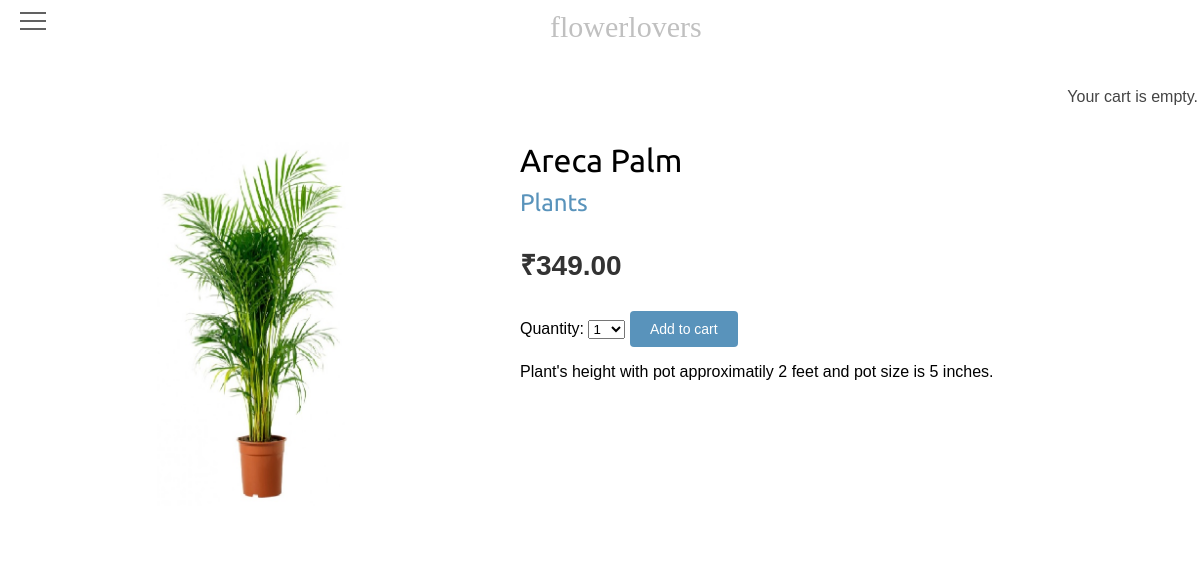
Screenshot of /4/areca-palm/ with the database file from the repository.
### shop/models.py (models this page shows, shortened)
class Product(models.Model):
    category = models.ForeignKey(Category,related_name='products',on_delete=models.CASCADE)
    name = models.CharField(max_length=200)
    slug = models.SlugField(max_length=200)
    image = models.ImageField(upload_to='products/%Y/%m/%d',blank=True)
    description = models.TextField(blank=True)
    price = models.DecimalField(max_digits=10,decimal_places=2)
    available = models.BooleanField(default=True)
    created = models.DateTimeField(auto_now_add=True)
    updated = models.DateTimeField(auto_now=True)
    class Meta:
        ordering = ['name']
        indexes = [
            models.Index(fields=['id', 'slug']),
            models.Index(fields=['name']),
            models.Index(fields=['-created']),
        ]

class Category(models.Model):
    name = models.CharField(max_length=200)
    slug = models.SlugField(max_length=200,unique=True)
    class Meta:
         ordering = ['name']
         indexes = [models.Index(fields=['name']),]
         verbose_name = 'category'
         verbose_name_plural = 'categories'
    def __str__(self):
        return self.name
    def get_absolute_url(self):
        return reverse('shop:product_list_by_category',
                       args=[self.slug])

### shop/views.py (the view)
# urls.py: path('<int:id>/<slug:slug>/', views.product_detail,
def product_detail(request, id, slug):
    product = get_object_or_404(Product,id=id,slug=slug,available=True)
    cart_product_form = CartAddProductForm()
    return render(request,'shop/product/detail.html',{'product': product, 'cart_product_form': cart_product_form})

### cart/forms.py
class CartAddProductForm(forms.Form):
 quantity = forms.TypedChoiceField(choices=PRODUCT_QUANTITY_CHOICES,coerce=int)
 override = forms.BooleanField(required=False,initial=False,widget=forms.HiddenInput)

### cart/cart.py (called while the page is built)
 def __len__(self):
  return sum(item['quantity'] for item in self.cart.values())

### cart/context_processors.py (called while the page is built)
def cart(request):
 return {'cart': Cart(request)}

### shop/templates/shop/product/detail.html (shortened to what this page needs)
{% extends "shop/base.html" %}
{% load static %}
{% block content %}
 <div class="product-detail">
 <img src="{% if product.image %}{{ product.image.url }}{% else %}
 {% static "img/no_image.png" %}{% endif %}">
 <h1>{{ product.name }}</h1>
 <h2>
 <a href="{{ product.category.get_absolute_url }}">
 {{ product.category }}
 </a>
 </h2>
 <p class="price">₹{{ product.price }}</p>
  <form action="{% url 'cart:cart_add' product.id %}" method="post">
 {{ cart_product_form }}
 <input type="submit" value="Add to cart">
</form>
 {{ product.description|linebreaks }}
 </div>
{% endblock %}

### shop/static/css/base.css (style rules this page uses)
body { margin:0; padding:0; font-family:helvetica, sans-serif; }
h1, h2, h3, h4, h5 , h6 { font-family: 'Ubuntu', sans-serif; font-weight:normal; }
a { text-decoration:none; color:#5993bb; }
a.button, input[type="submit"] { color:#fff; background:#5993bb; border-radius:4px; padding:10px 20px; font-size:14px; border:0; }
.product-detail { text-align:justify; }
.product-detail .price { color:#333; font-size:28px; font-weight:bold; }
.product-detail img { width:40%; float:left; padding:0 20px 20px 0; }
.product-detail h1 { margin-bottom:0; }
.product-detail h2 { margin-top:10px; }

### rows the page displays
Product: image (picture), name "Areca Palm", category "Plants", price "349.00", description "Plant's height with pot approximatily 2 feet and pot size is 5 inches."
